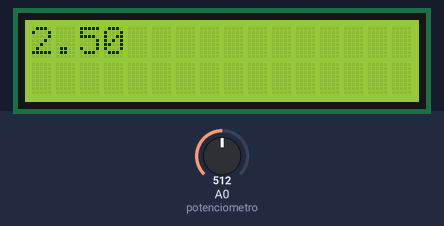
The sketch below on a simulated Arduino Uno, built with avr-gcc and run on an emulated ATmega328P. Shown: 16×2 character LCD. The inputs (shaded band) are chosen by the test bench; at power-on: A0 (potenciometro) = 512. What the sketch prints to the serial monitor is not drawn.

Above: at 1.2 s.
1.3 s: A0 (potenciometro) set to 716
At 2.2 s:
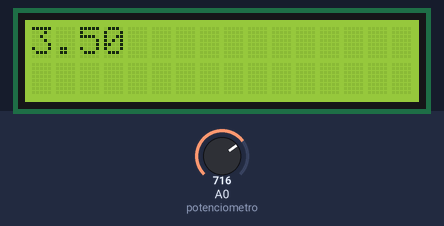
3.0 s: A0 (potenciometro) set to 900
At 3.5 s:
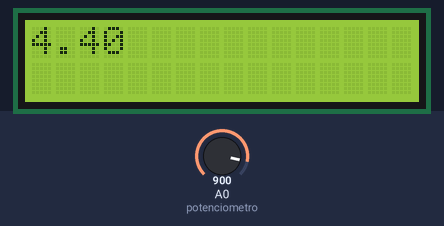
4.5 s: A0 (potenciometro) set to 1023
At 6.0 s:
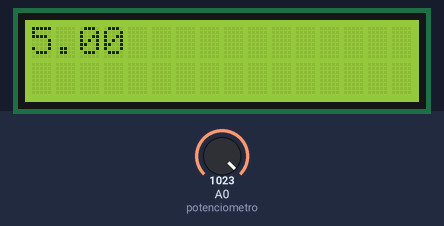
Timing chart, 0 to 7.5 s (numbered marks = the images above; inputs shaded):
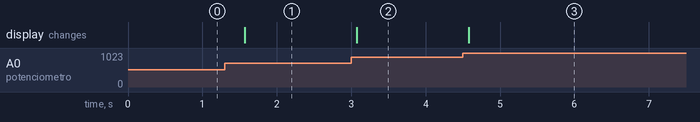

The sketch:

P25_LCD.ino
```cpp
// Práctica 2.5 Arduino y LCD
// Tecnologia de Chihuahua ll
// Sistemas Programables
// Adán Gerardo Trejo Garcia
// Alegandro Soto Aguirre
// Azul Siret Cordero Gonzáles
// Fecha de Realizacion: 18/03/25
// Programa que utiliza el puerto analogo A0 del Arduino Uno para leer el valor de un potenciometro
// Mostrandolo en el monitor serial y a su vez conectado en el display LCD con ayuda de la libreria
// LiquidCrystal, practica devidida en dos partes revision fisica y revision simulada.


#include <LiquidCrystal.h>

LiquidCrystal lcd(12,11,10,9,8,7);

// Definicion de pines
const int potenciometro = A0;  // Pin del potenciometro
int ultimaLectura = -1;

void setup() {
    // Configuración del pin como entrada
    pinMode(potenciometro, INPUT);
    // Inicializacion del Monitor serial
    Serial.begin(9600);

    //LCD Settings
    lcd.begin(16,2);
}

void loop () {

    int lectura = analogRead(potenciometro);
    float voltaje = (lectura / 1023.0) * 5.0; // Conversion a voltaje

    if (lectura != ultimaLectura){

      lcd.clear();
      lcd.setCursor(0, 0);
      lcd.print(voltaje);

      ultimaLectura = lectura;
    }

    Serial.println(voltaje);
    delay(500);
}
```

Measured:
- after the input at 1.3 s, the display: changes after 0.27 s (image 1)
- after the input at 3.0 s, the display: changes after 0.08 s (image 2)
- after the input at 4.5 s, the display: changes after 0.08 s (image 3)
